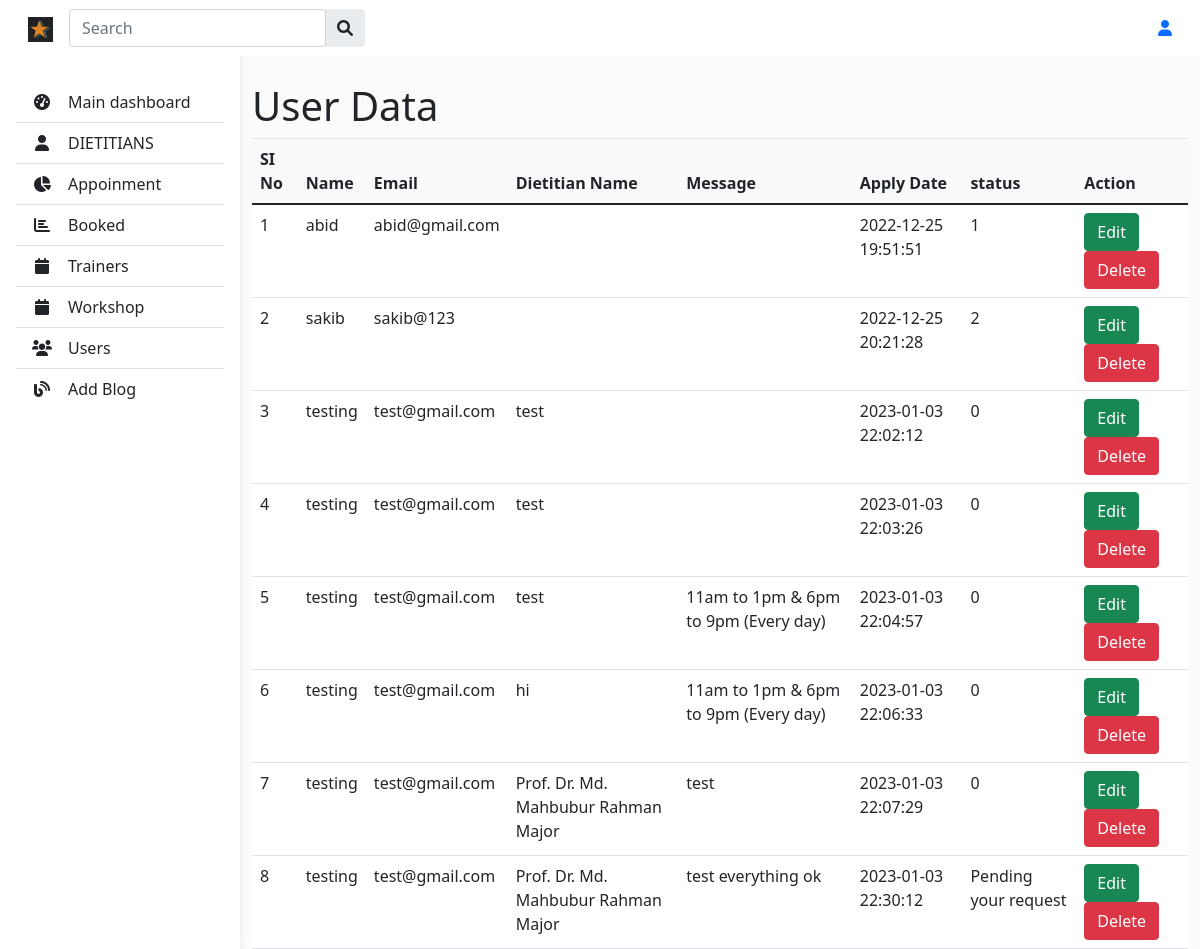
Before: /admin/view_appoinmrnt.php with the older database file.
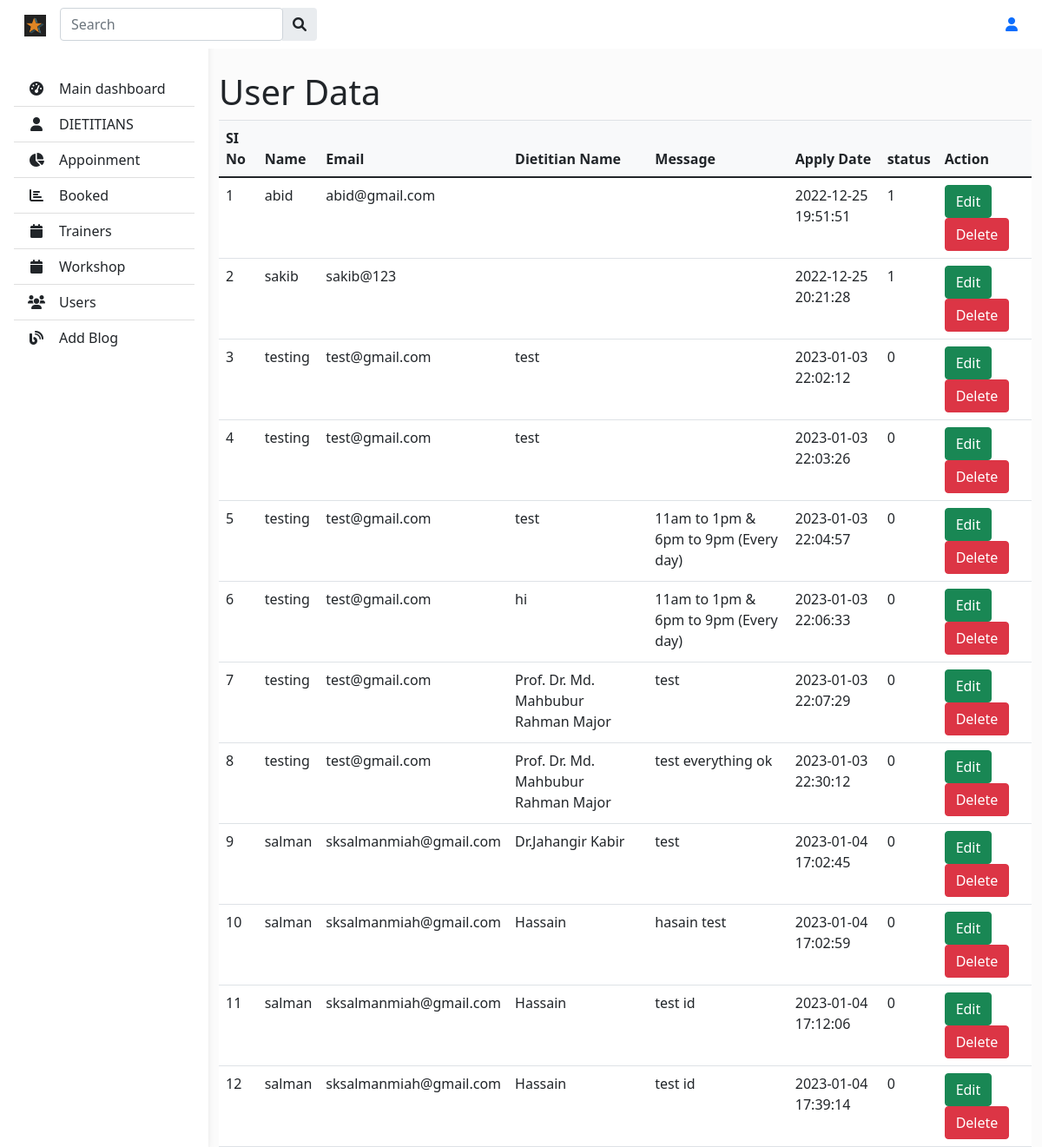
After: the same page with the newer database file.
### tables this page shows
CREATE TABLE `appointment` (
  `id` int(10) NOT NULL,
  `username` varchar(30) NOT NULL,
  `number` varchar(15) NOT NULL,
  `email` varchar(30) NOT NULL,
  `DietitianName` varchar(250) NOT NULL,
  `drid` int(11) NOT NULL,
  `VisitingTime` varchar(250) NOT NULL,
  `Message` varchar(250) NOT NULL,
  `status` int(100) NOT NULL DEFAULT 0,
  `appointment_time` timestamp NOT NULL DEFAULT current_timestamp()
);

### admin/view_appoinmrnt.php (the view)
<?php include 'a_navber.php';?>
    <main style="margin-top: 58px">
        <div class="container pt-4">
        <table class="table align-middle mb-0 bg-white">
            <h1>User Data</h1>
        <thead class="bg-light">
            <tr>
                <th>SI No</th>
                <th>Name</th>
                <th>Email</th>
                <th>Dietitian Name</th>
                <th>Message</th>
                <th>Apply Date</th>
                <th>status</th>
                <th>Action</th>
            </tr>
        </thead>
        <tbody>
            <?php
            include 'config.php';
            $sel= "SELECT * FROM appointment";
            $query=$conn-> query($sel);
            while($row=$query->fetch_assoc()){
            ?>
            <tr>
                <td><?php echo $row['id']; ?></td>
                <td><?php echo $row['username']; ?></td>
                <td><?php echo $row['email']; ?></td>
                <td><?php echo $row['DietitianName']; ?></td>
                <td><?php echo $row['Message']; ?></td>
                <td><?php echo $row['appointment_time']; ?></td>
                <td><?php echo $row['status']; ?></td>
                <td>
                    <a href="" class="btn btn-success" >Edit</a>
                    <a href="" class="btn btn-danger">Delete</a>
                </td>
            </tr>
            <?php
            }
            ?>
        </tbody>
    </table>
        </div>
    </main>
</body>
</html>

### admin/a_navber.php (shortened to what this page needs)
<!DOCTYPE html>
<html lang="en">
<head>
    <link rel="stylesheet" href="https://cdnjs.cloudflare.com/ajax/libs/font-awesome/6.0.0-beta3/css/all.min.css"
 />
        <link rel="stylesheet" href="https://cdn.jsdelivr.net/npm/bootstrap@4.6.2/dist/css/bootstrap.min.css">
    <link rel="stylesheet" href="../assets/css/bootstrap.min.css">
    <link rel="stylesheet" href="../assets/css/admin_style.css">
    <link rel="stylesheet" type="text/css" href="js/script.js">
</head>
<body class="menubar-left menubar-unfold menubar-light theme-primary">
<header>
        <nav id="sidebarMenu" class="collapse d-lg-block sidebar collapse bg-white">
            <div class="position-sticky">
                <div class="list-group list-group-flush mx-3 mt-4">
                    <a href="admin_dashboard.php" class="list-group-item list-group-item-action py-2 ripple"
                        aria-current="true">
                        <i class="fas fa-tachometer-alt fa-fw me-3"></i><span>Main dashboard</span>
                    </a>
                    <a href="a_dietitian.php" class="list-group-item list-group-item-action py-2 ripple"><i
                            class="fas fa-user fa-fw me-3"></i><span>DIETITIANS</span></a>
                    <a href="view_appoinmrnt.php" class="list-group-item list-group-item-action py-2 ripple">
                        <i class="fas fa-chart-pie fa-fw me-3"></i><span>Appoinment</span>
                    </a>
                    <a href="#" class="list-group-item list-group-item-action py-2 ripple"><i
                            class="fas fa-chart-bar fa-fw me-3"></i><span>Booked</span></a>
                    <a href="view_trainers.php" class="list-group-item list-group-item-action py-2 ripple"><i
                            class="fas fa-calendar fa-fw me-3"></i><span>Trainers</span></a>
                    <a href="view_workshop.php" class="list-group-item list-group-item-action py-2 ripple"><i
                            class="fas fa-calendar fa-fw me-3"></i><span>Workshop</span></a>
                    <a href="view_user_data.php" class="list-group-item list-group-item-action py-2 ripple"><i
                            class="fas fa-users fa-fw me-3"></i><span>Users</span></a>
                    <a href="admin_blog.php" class="list-group-item list-group-item-action py-2 ripple"><i
                            class="fas fa-blog fa-fw me-3"></i><span>Add Blog</span></a>
                </div>
            </div>
        </nav>
        <nav id="main-navbar" class="navbar navbar-expand-lg navbar-light bg-white fixed-top">
            <div class="container-fluid">
                <a class="navbar-brand" href="#">
                    <img src="../assets/images/favicon.png" height="25" alt="" loading="lazy" />
                </a>
                <form class="d-none d-md-flex input-group w-auto my-auto">
                    <input autocomplete="off" type="search" class="form-control rounded" placeholder='Search '
                        style="min-width: 225px" />
                    <span class="input-group-text border-0"><i class="fas fa-search"></i></span>
                </form>
                <ul class="navbar-nav ms-auto d-flex flex-row">
                    <li class="nav-item dropdown">
                        <a href="admin_profile.php" id="navbarDropdownMenuLink" role="button" aria-expanded="false">
                            <i class="fas fa-user"></i>
                        </a>
                    </li>
                </ul>
            </div>
        </nav>
    </header>

### assets/css/admin_style.css (style rules this page uses)
body { background-color: #fbfbfb; }
@media (min-width: 991.98px) { main { padding-left: 240px; } }
.sidebar { position: fixed; top: 0; bottom: 0; left: 0; padding: 58px 0 0; box-shadow: 0 2px 5px 0 rgb(0 0 0 / 5%), 0 2px 10px 0 rgb(0 0 0 / 5%); width: 240px; z-index: 600; }

Changed rows visible on the page:
changed appointment "sakib": status "2" → "1"
changed appointment "test everything ok": status "Pending your request" → "0"
added appointment: id "9", username "salman", email "sksalmanmiah@gmail.com", DietitianName "Dr.Jahangir Kabir", Message "test", appointment_time "2023-01-04 17:02:45", status "0"
added appointment: id "10", username "salman", email "sksalmanmiah@gmail.com", DietitianName "Hassain", Message "hasain test", appointment_time "2023-01-04 17:02:59", status "0"
added appointment: id "11", username "salman", email "sksalmanmiah@gmail.com", DietitianName "Hassain", Message "test id", appointment_time "2023-01-04 17:12:06", status "0"
added appointment: id "12", username "salman", email "sksalmanmiah@gmail.com", DietitianName "Hassain", Message "test id", appointment_time "2023-01-04 17:39:14", status "0"
